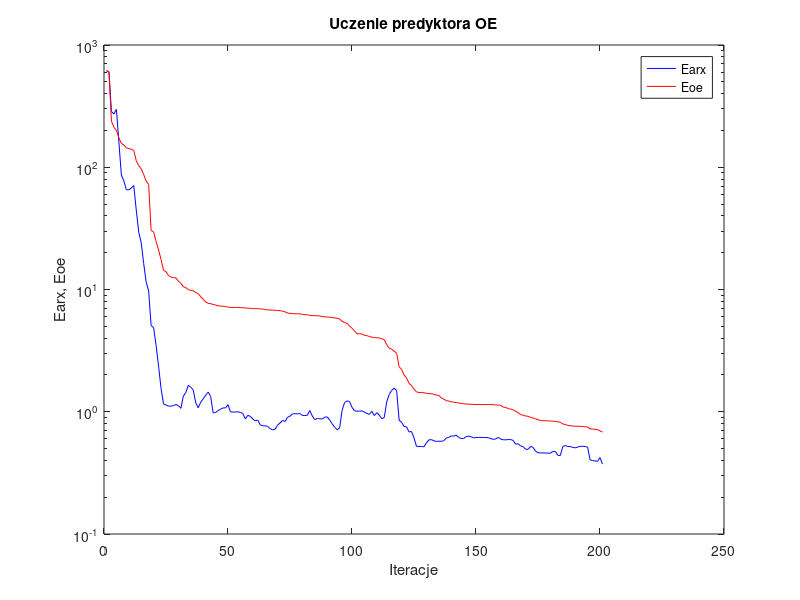
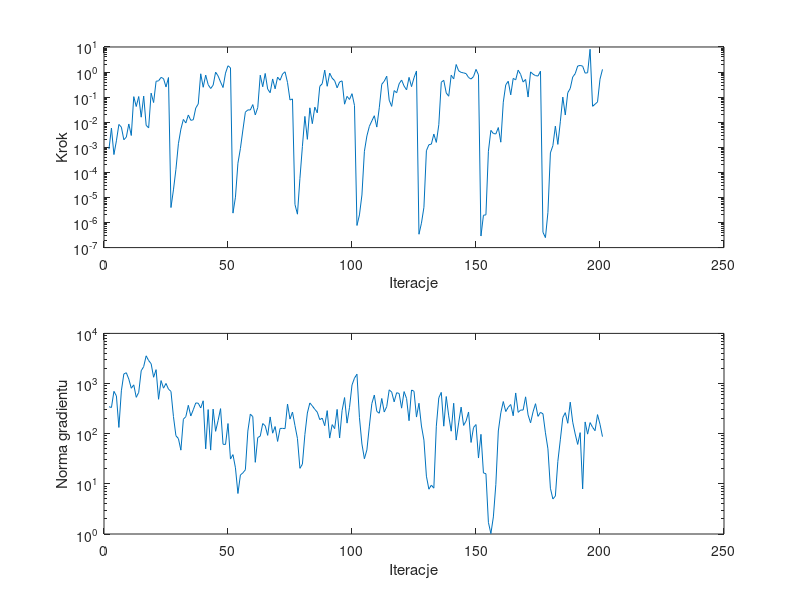

The MATLAB source for these figures, in order:
%uczenie predyktora oe
clear all;
n=0; farx(n+1)=6.139272e+002; foe(n+1)=6.199869e+002; wspucz(n+1)=0.000000e+000; ng(n+1)=0.000000e+000;
%odnowa zmiennej metryki
n=1; farx(n+1)=6.054493e+002; foe(n+1)=6.005286e+002; krok(n+1)=8.446781e-004; ng(n+1)=3.451795e+002;
n=2; farx(n+1)=2.847154e+002; foe(n+1)=2.381285e+002; krok(n+1)=5.843731e-003; ng(n+1)=3.326664e+002;
n=3; farx(n+1)=2.733532e+002; foe(n+1)=2.126539e+002; krok(n+1)=5.127695e-004; ng(n+1)=6.989622e+002;
n=4; farx(n+1)=2.974459e+002; foe(n+1)=1.997219e+002; krok(n+1)=1.812955e-003; ng(n+1)=5.672888e+002;
n=5; farx(n+1)=1.609505e+002; foe(n+1)=1.739561e+002; krok(n+1)=8.130648e-003; ng(n+1)=1.333812e+002;
n=6; farx(n+1)=8.640595e+001; foe(n+1)=1.566253e+002; krok(n+1)=6.374691e-003; ng(n+1)=7.159721e+002;
n=7; farx(n+1)=7.740544e+001; foe(n+1)=1.521619e+002; krok(n+1)=1.997714e-003; ng(n+1)=1.553847e+003;
n=8; farx(n+1)=6.560413e+001; foe(n+1)=1.443363e+002; krok(n+1)=2.547833e-003; ng(n+1)=1.642576e+003;
n=9; farx(n+1)=6.524167e+001; foe(n+1)=1.420361e+002; krok(n+1)=8.510569e-003; ng(n+1)=1.226093e+003;
n=10; farx(n+1)=6.761753e+001; foe(n+1)=1.405411e+002; krok(n+1)=2.953444e-003; ng(n+1)=8.057668e+002;
n=11; farx(n+1)=7.085859e+001; foe(n+1)=1.371020e+002; krok(n+1)=1.047148e-001; ng(n+1)=9.419992e+002;
n=12; farx(n+1)=4.480322e+001; foe(n+1)=1.129972e+002; krok(n+1)=4.226038e-002; ng(n+1)=5.309840e+002;
n=13; farx(n+1)=2.941798e+001; foe(n+1)=1.030599e+002; krok(n+1)=1.057221e-001; ng(n+1)=6.682130e+002;
n=14; farx(n+1)=2.415279e+001; foe(n+1)=9.720208e+001; krok(n+1)=1.586357e-002; ng(n+1)=1.797596e+003;
n=15; farx(n+1)=1.630757e+001; foe(n+1)=8.707742e+001; krok(n+1)=1.102898e-001; ng(n+1)=2.173601e+003;
n=16; farx(n+1)=1.154652e+001; foe(n+1)=7.729893e+001; krok(n+1)=7.530795e-003; ng(n+1)=3.573308e+003;
n=17; farx(n+1)=9.723872e+000; foe(n+1)=7.237636e+001; krok(n+1)=5.945944e-003; ng(n+1)=2.870083e+003;
n=18; farx(n+1)=5.061360e+000; foe(n+1)=3.037211e+001; krok(n+1)=1.444834e-001; ng(n+1)=2.490054e+003;
n=19; farx(n+1)=4.871408e+000; foe(n+1)=2.958783e+001; krok(n+1)=6.084922e-002; ng(n+1)=1.335650e+003;
n=20; farx(n+1)=3.492197e+000; foe(n+1)=2.471808e+001; krok(n+1)=4.288049e-001; ng(n+1)=1.893122e+003;
n=21; farx(n+1)=2.362606e+000; foe(n+1)=2.107350e+001; krok(n+1)=4.461084e-001; ng(n+1)=4.857063e+002;
n=22; farx(n+1)=1.552976e+000; foe(n+1)=1.759983e+001; krok(n+1)=6.121507e-001; ng(n+1)=1.145327e+003;
n=23; farx(n+1)=1.159318e+000; foe(n+1)=1.431913e+001; krok(n+1)=5.491644e-001; ng(n+1)=8.088784e+002;
n=24; farx(n+1)=1.134929e+000; foe(n+1)=1.402806e+001; krok(n+1)=2.543102e-001; ng(n+1)=1.005050e+003;
n=25; farx(n+1)=1.111848e+000; foe(n+1)=1.302786e+001; krok(n+1)=6.046342e-001; ng(n+1)=7.725292e+002;
%odnowa zmiennej metryki
n=26; farx(n+1)=1.111372e+000; foe(n+1)=1.263290e+001; krok(n+1)=3.954660e-006; ng(n+1)=6.978928e+002;
n=27; farx(n+1)=1.122439e+000; foe(n+1)=1.252132e+001; krok(n+1)=2.003236e-005; ng(n+1)=2.198284e+002;
n=28; farx(n+1)=1.148223e+000; foe(n+1)=1.241262e+001; krok(n+1)=1.323622e-004; ng(n+1)=9.115805e+001;
n=29; farx(n+1)=1.120692e+000; foe(n+1)=1.170185e+001; krok(n+1)=1.387045e-003; ng(n+1)=7.992588e+001;
n=30; farx(n+1)=1.066603e+000; foe(n+1)=1.124773e+001; krok(n+1)=5.296999e-003; ng(n+1)=4.698004e+001;
n=31; farx(n+1)=1.344504e+000; foe(n+1)=1.053442e+001; krok(n+1)=1.289397e-002; ng(n+1)=1.943115e+002;
n=32; farx(n+1)=1.435319e+000; foe(n+1)=1.035981e+001; krok(n+1)=9.344559e-003; ng(n+1)=2.191036e+002;
n=33; farx(n+1)=1.645551e+000; foe(n+1)=9.962710e+000; krok(n+1)=1.945154e-002; ng(n+1)=3.685220e+002;
n=34; farx(n+1)=1.587145e+000; foe(n+1)=9.853934e+000; krok(n+1)=1.189189e-002; ng(n+1)=2.255484e+002;
n=35; farx(n+1)=1.504120e+000; foe(n+1)=9.766627e+000; krok(n+1)=1.251384e-002; ng(n+1)=3.006777e+002;
n=36; farx(n+1)=1.181492e+000; foe(n+1)=9.438824e+000; krok(n+1)=3.687875e-002; ng(n+1)=4.102455e+002;
n=37; farx(n+1)=1.078070e+000; foe(n+1)=9.240759e+000; krok(n+1)=5.344903e-002; ng(n+1)=4.056075e+002;
n=38; farx(n+1)=1.195468e+000; foe(n+1)=8.728468e+000; krok(n+1)=8.536620e-001; ng(n+1)=3.262886e+002;
n=39; farx(n+1)=1.276186e+000; foe(n+1)=8.302354e+000; krok(n+1)=2.475890e-001; ng(n+1)=4.529459e+002;
n=40; farx(n+1)=1.366186e+000; foe(n+1)=7.907293e+000; krok(n+1)=7.571876e-001; ng(n+1)=4.982814e+001;
n=41; farx(n+1)=1.448591e+000; foe(n+1)=7.711278e+000; krok(n+1)=3.143779e-001; ng(n+1)=3.027624e+002;
n=42; farx(n+1)=1.334998e+000; foe(n+1)=7.663724e+000; krok(n+1)=2.209722e-001; ng(n+1)=4.706831e+001;
n=43; farx(n+1)=9.814493e-001; foe(n+1)=7.549172e+000; krok(n+1)=2.981443e-001; ng(n+1)=3.093165e+002;
n=44; farx(n+1)=9.846696e-001; foe(n+1)=7.462095e+000; krok(n+1)=9.937721e-001; ng(n+1)=1.115724e+002;
n=45; farx(n+1)=1.023408e+000; foe(n+1)=7.359341e+000; krok(n+1)=7.011953e-001; ng(n+1)=1.826938e+002;
n=46; farx(n+1)=1.048852e+000; foe(n+1)=7.316635e+000; krok(n+1)=4.003408e-001; ng(n+1)=3.160413e+002;
n=47; farx(n+1)=1.073913e+000; foe(n+1)=7.293299e+000; krok(n+1)=2.418297e-001; ng(n+1)=6.154443e+001;
n=48; farx(n+1)=1.076058e+000; foe(n+1)=7.258357e+000; krok(n+1)=9.094531e-001; ng(n+1)=6.104974e+001;
n=49; farx(n+1)=1.142644e+000; foe(n+1)=7.170702e+000; krok(n+1)=1.782670e+000; ng(n+1)=1.595254e+002;
n=50; farx(n+1)=9.955818e-001; foe(n+1)=7.133249e+000; krok(n+1)=1.476581e+000; ng(n+1)=3.124139e+001;
%odnowa zmiennej metryki
n=51; farx(n+1)=9.957379e-001; foe(n+1)=7.132563e+000; krok(n+1)=2.369137e-006; ng(n+1)=3.826167e+001;
n=52; farx(n+1)=9.960024e-001; foe(n+1)=7.132113e+000; krok(n+1)=1.022121e-005; ng(n+1)=2.088891e+001;
n=53; farx(n+1)=9.985894e-001; foe(n+1)=7.131062e+000; krok(n+1)=2.322394e-004; ng(n+1)=6.422218e+000;
n=54; farx(n+1)=9.872676e-001; foe(n+1)=7.106154e+000; krok(n+1)=8.940659e-004; ng(n+1)=1.500036e+001;
n=55; farx(n+1)=9.678686e-001; foe(n+1)=7.095296e+000; krok(n+1)=4.884963e-003; ng(n+1)=1.656006e+001;
n=56; farx(n+1)=8.729704e-001; foe(n+1)=7.061507e+000; krok(n+1)=2.509977e-002; ng(n+1)=1.908462e+001;
n=57; farx(n+1)=9.357873e-001; foe(n+1)=7.032435e+000; krok(n+1)=3.095635e-002; ng(n+1)=1.128257e+002;
n=58; farx(n+1)=9.155992e-001; foe(n+1)=7.026584e+000; krok(n+1)=3.080352e-002; ng(n+1)=2.453804e+002;
n=59; farx(n+1)=8.727149e-001; foe(n+1)=6.979650e+000; krok(n+1)=5.042484e-002; ng(n+1)=2.188621e+002;
n=60; farx(n+1)=8.416415e-001; foe(n+1)=6.975982e+000; krok(n+1)=1.952078e-002; ng(n+1)=2.687617e+001;
n=61; farx(n+1)=8.550240e-001; foe(n+1)=6.972861e+000; krok(n+1)=3.863769e-002; ng(n+1)=8.384347e+001;
n=62; farx(n+1)=7.789733e-001; foe(n+1)=6.932766e+000; krok(n+1)=7.491049e-001; ng(n+1)=8.930339e+001;
n=63; farx(n+1)=7.678275e-001; foe(n+1)=6.917772e+000; krok(n+1)=2.589664e-001; ng(n+1)=1.593761e+002;
n=64; farx(n+1)=7.671277e-001; foe(n+1)=6.846775e+000; krok(n+1)=8.800280e-001; ng(n+1)=1.437548e+002;
n=65; farx(n+1)=7.587384e-001; foe(n+1)=6.814759e+000; krok(n+1)=2.093785e-001; ng(n+1)=9.261477e+001;
n=66; farx(n+1)=7.273591e-001; foe(n+1)=6.790460e+000; krok(n+1)=1.501755e-001; ng(n+1)=2.158524e+002;
n=67; farx(n+1)=7.114262e-001; foe(n+1)=6.773141e+000; krok(n+1)=5.312625e-001; ng(n+1)=1.023764e+002;
n=68; farx(n+1)=7.210088e-001; foe(n+1)=6.761809e+000; krok(n+1)=2.143812e-001; ng(n+1)=1.389200e+002;
n=69; farx(n+1)=7.781661e-001; foe(n+1)=6.736128e+000; krok(n+1)=6.290754e-001; ng(n+1)=7.014449e+001;
n=70; farx(n+1)=8.097827e-001; foe(n+1)=6.710652e+000; krok(n+1)=4.714530e-001; ng(n+1)=1.272496e+002;
n=71; farx(n+1)=8.486372e-001; foe(n+1)=6.655831e+000; krok(n+1)=8.375141e-001; ng(n+1)=1.277394e+002;
n=72; farx(n+1)=8.335918e-001; foe(n+1)=6.564670e+000; krok(n+1)=1.025225e+000; ng(n+1)=1.261348e+002;
n=73; farx(n+1)=9.015117e-001; foe(n+1)=6.416415e+000; krok(n+1)=3.806077e-001; ng(n+1)=3.905816e+002;
n=74; farx(n+1)=9.200141e-001; foe(n+1)=6.374645e+000; krok(n+1)=7.694633e-002; ng(n+1)=1.956155e+002;
n=75; farx(n+1)=9.618663e-001; foe(n+1)=6.349255e+000; krok(n+1)=8.470464e-002; ng(n+1)=2.704988e+002;
%odnowa zmiennej metryki
n=76; farx(n+1)=9.623877e-001; foe(n+1)=6.336262e+000; krok(n+1)=5.250665e-006; ng(n+1)=1.452909e+002;
n=77; farx(n+1)=9.625460e-001; foe(n+1)=6.334236e+000; krok(n+1)=2.150021e-006; ng(n+1)=8.038237e+001;
n=78; farx(n+1)=9.661239e-001; foe(n+1)=6.331515e+000; krok(n+1)=5.755042e-005; ng(n+1)=2.039254e+001;
n=79; farx(n+1)=9.336702e-001; foe(n+1)=6.254902e+000; krok(n+1)=1.085685e-003; ng(n+1)=2.467736e+001;
n=80; farx(n+1)=9.311652e-001; foe(n+1)=6.227402e+000; krok(n+1)=1.706649e-002; ng(n+1)=9.609635e+001;
n=81; farx(n+1)=9.374125e-001; foe(n+1)=6.211652e+000; krok(n+1)=2.075244e-003; ng(n+1)=2.583849e+002;
n=82; farx(n+1)=1.022621e+000; foe(n+1)=6.150877e+000; krok(n+1)=3.743558e-002; ng(n+1)=4.106382e+002;
n=83; farx(n+1)=9.207151e-001; foe(n+1)=6.115775e+000; krok(n+1)=8.751130e-003; ng(n+1)=3.583499e+002;
n=84; farx(n+1)=8.635240e-001; foe(n+1)=6.107005e+000; krok(n+1)=3.979978e-002; ng(n+1)=3.061921e+002;
n=85; farx(n+1)=8.812423e-001; foe(n+1)=6.101748e+000; krok(n+1)=2.366103e-002; ng(n+1)=2.688565e+002;
n=86; farx(n+1)=8.746428e-001; foe(n+1)=6.072646e+000; krok(n+1)=2.682636e-001; ng(n+1)=1.905463e+002;
n=87; farx(n+1)=8.739979e-001; foe(n+1)=6.011195e+000; krok(n+1)=3.444314e-001; ng(n+1)=2.044777e+002;
n=88; farx(n+1)=9.028722e-001; foe(n+1)=5.975567e+000; krok(n+1)=1.196555e+000; ng(n+1)=1.442331e+002;
n=89; farx(n+1)=9.068857e-001; foe(n+1)=5.958234e+000; krok(n+1)=2.711458e-001; ng(n+1)=2.883884e+002;
n=90; farx(n+1)=8.565847e-001; foe(n+1)=5.934534e+000; krok(n+1)=9.073805e-001; ng(n+1)=8.177411e+001;
n=91; farx(n+1)=7.971658e-001; foe(n+1)=5.897781e+000; krok(n+1)=5.692710e-001; ng(n+1)=1.517931e+002;
n=92; farx(n+1)=7.470818e-001; foe(n+1)=5.857370e+000; krok(n+1)=4.536903e-001; ng(n+1)=1.260519e+002;
n=93; farx(n+1)=7.130640e-001; foe(n+1)=5.813104e+000; krok(n+1)=2.357265e-001; ng(n+1)=3.051710e+002;
n=94; farx(n+1)=7.362262e-001; foe(n+1)=5.745571e+000; krok(n+1)=4.044487e-001; ng(n+1)=8.224961e+001;
n=95; farx(n+1)=1.026146e+000; foe(n+1)=5.494893e+000; krok(n+1)=4.446475e-001; ng(n+1)=2.882900e+002;
n=96; farx(n+1)=1.190074e+000; foe(n+1)=5.369032e+000; krok(n+1)=5.235740e-002; ng(n+1)=5.254541e+002;
n=97; farx(n+1)=1.226140e+000; foe(n+1)=5.291751e+000; krok(n+1)=1.071906e-001; ng(n+1)=1.625346e+002;
n=98; farx(n+1)=1.213969e+000; foe(n+1)=5.021657e+000; krok(n+1)=8.100548e-002; ng(n+1)=3.364321e+002;
n=99; farx(n+1)=1.086962e+000; foe(n+1)=4.815643e+000; krok(n+1)=1.372747e-001; ng(n+1)=9.353707e+002;
n=100; farx(n+1)=1.017955e+000; foe(n+1)=4.587239e+000; krok(n+1)=4.663645e-002; ng(n+1)=1.282780e+003;
%odnowa zmiennej metryki
n=101; farx(n+1)=1.012482e+000; foe(n+1)=4.348194e+000; krok(n+1)=7.623202e-007; ng(n+1)=1.536604e+003;
n=102; farx(n+1)=1.012183e+000; foe(n+1)=4.338521e+000; krok(n+1)=2.005215e-006; ng(n+1)=2.097887e+002;
n=103; farx(n+1)=1.017611e+000; foe(n+1)=4.332005e+000; krok(n+1)=1.253880e-005; ng(n+1)=6.236664e+001;
n=104; farx(n+1)=9.923807e-001; foe(n+1)=4.220393e+000; krok(n+1)=6.935224e-004; ng(n+1)=3.164275e+001;
n=105; farx(n+1)=9.696364e-001; foe(n+1)=4.195197e+000; krok(n+1)=2.823736e-003; ng(n+1)=4.748704e+001;
n=106; farx(n+1)=9.515924e-001; foe(n+1)=4.122654e+000; krok(n+1)=6.853004e-003; ng(n+1)=1.417221e+002;
n=107; farx(n+1)=1.008533e+000; foe(n+1)=4.076548e+000; krok(n+1)=1.127471e-002; ng(n+1)=3.995186e+002;
n=108; farx(n+1)=9.310005e-001; foe(n+1)=4.040102e+000; krok(n+1)=1.813820e-002; ng(n+1)=5.907251e+002;
n=109; farx(n+1)=9.825106e-001; foe(n+1)=4.034895e+000; krok(n+1)=6.399091e-003; ng(n+1)=2.789262e+002;
n=110; farx(n+1)=9.376252e-001; foe(n+1)=4.014193e+000; krok(n+1)=3.786424e-002; ng(n+1)=2.558537e+002;
n=111; farx(n+1)=8.775680e-001; foe(n+1)=3.958671e+000; krok(n+1)=3.262230e-001; ng(n+1)=5.042153e+002;
n=112; farx(n+1)=8.967634e-001; foe(n+1)=3.892057e+000; krok(n+1)=4.310227e-001; ng(n+1)=2.705654e+002;
n=113; farx(n+1)=1.203669e+000; foe(n+1)=3.534539e+000; krok(n+1)=6.843317e-001; ng(n+1)=3.464788e+002;
n=114; farx(n+1)=1.386055e+000; foe(n+1)=3.323742e+000; krok(n+1)=7.557928e-002; ng(n+1)=7.491582e+002;
n=115; farx(n+1)=1.494079e+000; foe(n+1)=3.242841e+000; krok(n+1)=4.277073e-002; ng(n+1)=6.758664e+002;
n=116; farx(n+1)=1.560062e+000; foe(n+1)=3.134008e+000; krok(n+1)=1.827549e-001; ng(n+1)=4.319372e+002;
n=117; farx(n+1)=1.493062e+000; foe(n+1)=3.008412e+000; krok(n+1)=1.487967e-001; ng(n+1)=6.562844e+002;
n=118; farx(n+1)=8.545404e-001; foe(n+1)=2.334045e+000; krok(n+1)=3.403631e-001; ng(n+1)=6.349331e+002;
n=119; farx(n+1)=8.189984e-001; foe(n+1)=2.217491e+000; krok(n+1)=4.810883e-001; ng(n+1)=3.230533e+002;
n=120; farx(n+1)=7.579762e-001; foe(n+1)=1.998067e+000; krok(n+1)=2.760258e-001; ng(n+1)=6.913948e+002;
n=121; farx(n+1)=7.520598e-001; foe(n+1)=1.890559e+000; krok(n+1)=1.951976e-001; ng(n+1)=5.029673e+002;
n=122; farx(n+1)=6.831364e-001; foe(n+1)=1.707302e+000; krok(n+1)=6.144464e-001; ng(n+1)=1.814689e+002;
n=123; farx(n+1)=6.897068e-001; foe(n+1)=1.639901e+000; krok(n+1)=2.624788e-001; ng(n+1)=7.433583e+002;
n=124; farx(n+1)=6.112799e-001; foe(n+1)=1.526939e+000; krok(n+1)=5.907855e-001; ng(n+1)=7.015761e+002;
n=125; farx(n+1)=5.207087e-001; foe(n+1)=1.453578e+000; krok(n+1)=1.104103e+000; ng(n+1)=2.146028e+002;
%odnowa zmiennej metryki
n=126; farx(n+1)=5.206779e-001; foe(n+1)=1.438174e+000; krok(n+1)=3.410129e-007; ng(n+1)=4.045726e+002;
n=127; farx(n+1)=5.199147e-001; foe(n+1)=1.434772e+000; krok(n+1)=9.415455e-007; ng(n+1)=1.422008e+002;
n=128; farx(n+1)=5.170683e-001; foe(n+1)=1.431097e+000; krok(n+1)=4.053211e-006; ng(n+1)=7.456088e+001;
n=129; farx(n+1)=5.557708e-001; foe(n+1)=1.414922e+000; krok(n+1)=7.295556e-004; ng(n+1)=1.423235e+001;
n=130; farx(n+1)=5.883274e-001; foe(n+1)=1.408814e+000; krok(n+1)=1.265228e-003; ng(n+1)=7.819251e+000;
n=131; farx(n+1)=5.914448e-001; foe(n+1)=1.405099e+000; krok(n+1)=1.336585e-003; ng(n+1)=9.439570e+000;
n=132; farx(n+1)=5.796266e-001; foe(n+1)=1.390891e+000; krok(n+1)=3.367365e-003; ng(n+1)=8.213530e+000;
n=133; farx(n+1)=5.717435e-001; foe(n+1)=1.368358e+000; krok(n+1)=1.568736e-003; ng(n+1)=1.411622e+002;
n=134; farx(n+1)=5.742545e-001; foe(n+1)=1.363247e+000; krok(n+1)=7.932207e-003; ng(n+1)=5.207379e+002;
n=135; farx(n+1)=5.726721e-001; foe(n+1)=1.296549e+000; krok(n+1)=3.923690e-001; ng(n+1)=6.661294e+002;
n=136; farx(n+1)=5.796858e-001; foe(n+1)=1.270559e+000; krok(n+1)=4.686024e-001; ng(n+1)=1.412967e+002;
n=137; farx(n+1)=6.092448e-001; foe(n+1)=1.232193e+000; krok(n+1)=1.468011e-001; ng(n+1)=5.509410e+002;
n=138; farx(n+1)=6.170277e-001; foe(n+1)=1.223055e+000; krok(n+1)=1.088038e-001; ng(n+1)=2.268661e+002;
n=139; farx(n+1)=6.337924e-001; foe(n+1)=1.206167e+000; krok(n+1)=7.491049e-001; ng(n+1)=1.121541e+002;
n=140; farx(n+1)=6.320207e-001; foe(n+1)=1.196976e+000; krok(n+1)=5.327344e-001; ng(n+1)=4.046821e+002;
n=141; farx(n+1)=6.435675e-001; foe(n+1)=1.189157e+000; krok(n+1)=2.002307e+000; ng(n+1)=7.460788e+001;
n=142; farx(n+1)=6.168560e-001; foe(n+1)=1.179638e+000; krok(n+1)=1.120145e+000; ng(n+1)=1.640454e+002;
n=143; farx(n+1)=6.045244e-001; foe(n+1)=1.172116e+000; krok(n+1)=9.709553e-001; ng(n+1)=3.390094e+002;
n=144; farx(n+1)=6.034926e-001; foe(n+1)=1.164186e+000; krok(n+1)=9.270274e-001; ng(n+1)=1.462273e+002;
n=145; farx(n+1)=6.264773e-001; foe(n+1)=1.157066e+000; krok(n+1)=8.674420e-001; ng(n+1)=1.794537e+002;
n=146; farx(n+1)=6.323181e-001; foe(n+1)=1.154018e+000; krok(n+1)=6.071167e-001; ng(n+1)=2.708888e+002;
n=147; farx(n+1)=6.242568e-001; foe(n+1)=1.151240e+000; krok(n+1)=5.271762e-001; ng(n+1)=6.690135e+001;
n=148; farx(n+1)=6.119527e-001; foe(n+1)=1.148614e+000; krok(n+1)=6.614848e-001; ng(n+1)=1.331256e+002;
n=149; farx(n+1)=6.144275e-001; foe(n+1)=1.146868e+000; krok(n+1)=1.280929e+000; ng(n+1)=1.521808e+002;
n=150; farx(n+1)=6.163895e-001; foe(n+1)=1.145511e+000; krok(n+1)=7.748658e-001; ng(n+1)=3.272354e+001;
%odnowa zmiennej metryki
n=151; farx(n+1)=6.163322e-001; foe(n+1)=1.145168e+000; krok(n+1)=2.891190e-007; ng(n+1)=9.717306e+001;
n=152; farx(n+1)=6.161267e-001; foe(n+1)=1.145111e+000; krok(n+1)=1.948244e-006; ng(n+1)=1.649043e+001;
n=153; farx(n+1)=6.157185e-001; foe(n+1)=1.145047e+000; krok(n+1)=2.028179e-006; ng(n+1)=1.595140e+001;
n=154; farx(n+1)=6.129947e-001; foe(n+1)=1.144702e+000; krok(n+1)=6.935224e-004; ng(n+1)=1.707073e+000;
n=155; farx(n+1)=6.028819e-001; foe(n+1)=1.143933e+000; krok(n+1)=4.723705e-003; ng(n+1)=1.019862e+000;
n=156; farx(n+1)=5.942138e-001; foe(n+1)=1.142217e+000; krok(n+1)=3.544455e-003; ng(n+1)=2.190275e+000;
n=157; farx(n+1)=6.008121e-001; foe(n+1)=1.136672e+000; krok(n+1)=3.401267e-003; ng(n+1)=9.787966e+000;
n=158; farx(n+1)=6.176901e-001; foe(n+1)=1.131932e+000; krok(n+1)=6.130766e-003; ng(n+1)=1.133958e+002;
n=159; farx(n+1)=5.966722e-001; foe(n+1)=1.127836e+000; krok(n+1)=1.597633e-003; ng(n+1)=2.603093e+002;
n=160; farx(n+1)=5.902154e-001; foe(n+1)=1.091723e+000; krok(n+1)=6.298813e-002; ng(n+1)=4.377637e+002;
n=161; farx(n+1)=5.889358e-001; foe(n+1)=1.084901e+000; krok(n+1)=3.103642e-001; ng(n+1)=2.765054e+002;
n=162; farx(n+1)=5.926444e-001; foe(n+1)=1.060050e+000; krok(n+1)=4.306047e-001; ng(n+1)=3.378689e+002;
n=163; farx(n+1)=5.921415e-001; foe(n+1)=1.051509e+000; krok(n+1)=1.230771e-001; ng(n+1)=3.821983e+002;
n=164; farx(n+1)=5.822686e-001; foe(n+1)=1.037262e+000; krok(n+1)=5.596492e-001; ng(n+1)=2.277924e+002;
n=165; farx(n+1)=5.422497e-001; foe(n+1)=1.005755e+000; krok(n+1)=4.887823e-001; ng(n+1)=6.491337e+002;
n=166; farx(n+1)=5.474194e-001; foe(n+1)=9.838681e-001; krok(n+1)=1.194064e+000; ng(n+1)=2.663799e+002;
n=167; farx(n+1)=5.254394e-001; foe(n+1)=9.467870e-001; krok(n+1)=8.055989e-001; ng(n+1)=2.959477e+002;
n=168; farx(n+1)=5.173711e-001; foe(n+1)=9.386799e-001; krok(n+1)=4.004429e-001; ng(n+1)=2.964233e+002;
n=169; farx(n+1)=4.933562e-001; foe(n+1)=9.230998e-001; krok(n+1)=5.076613e-001; ng(n+1)=5.432995e+002;
n=170; farx(n+1)=4.928476e-001; foe(n+1)=9.180449e-001; krok(n+1)=1.008497e-001; ng(n+1)=2.369975e+002;
n=171; farx(n+1)=5.205322e-001; foe(n+1)=8.990256e-001; krok(n+1)=1.015323e+000; ng(n+1)=1.645842e+002;
n=172; farx(n+1)=5.115258e-001; foe(n+1)=8.891592e-001; krok(n+1)=8.221024e-001; ng(n+1)=2.727558e+002;
n=173; farx(n+1)=4.761505e-001; foe(n+1)=8.748813e-001; krok(n+1)=7.215816e-001; ng(n+1)=3.965664e+002;
n=174; farx(n+1)=4.621787e-001; foe(n+1)=8.608640e-001; krok(n+1)=6.954939e-001; ng(n+1)=2.215141e+002;
n=175; farx(n+1)=4.604282e-001; foe(n+1)=8.476703e-001; krok(n+1)=1.084583e+000; ng(n+1)=2.667722e+002;
%odnowa zmiennej metryki
n=176; farx(n+1)=4.603145e-001; foe(n+1)=8.445643e-001; krok(n+1)=4.082622e-007; ng(n+1)=2.489439e+002;
n=177; farx(n+1)=4.601824e-001; foe(n+1)=8.441562e-001; krok(n+1)=2.503193e-007; ng(n+1)=1.040715e+002;
n=178; farx(n+1)=4.586542e-001; foe(n+1)=8.430450e-001; krok(n+1)=2.548789e-006; ng(n+1)=4.990737e+001;
n=179; farx(n+1)=4.577709e-001; foe(n+1)=8.390128e-001; krok(n+1)=5.985093e-004; ng(n+1)=8.183047e+000;
n=180; farx(n+1)=4.737632e-001; foe(n+1)=8.371785e-001; krok(n+1)=1.163400e-003; ng(n+1)=4.990225e+000;
n=181; farx(n+1)=4.731314e-001; foe(n+1)=8.329795e-001; krok(n+1)=6.980962e-003; ng(n+1)=5.702525e+000;
n=182; farx(n+1)=4.401011e-001; foe(n+1)=8.283929e-001; krok(n+1)=1.304868e-003; ng(n+1)=2.806965e+001;
n=183; farx(n+1)=4.386295e-001; foe(n+1)=8.201933e-001; krok(n+1)=1.042882e-002; ng(n+1)=7.552541e+001;
n=184; farx(n+1)=5.189295e-001; foe(n+1)=7.945184e-001; krok(n+1)=1.005024e-001; ng(n+1)=2.097308e+002;
n=185; farx(n+1)=5.300360e-001; foe(n+1)=7.864971e-001; krok(n+1)=1.938023e-002; ng(n+1)=2.626990e+002;
n=186; farx(n+1)=5.190905e-001; foe(n+1)=7.735397e-001; krok(n+1)=1.501755e-001; ng(n+1)=1.613866e+002;
n=187; farx(n+1)=5.192586e-001; foe(n+1)=7.680640e-001; krok(n+1)=2.224394e-001; ng(n+1)=4.251063e+002;
n=188; farx(n+1)=5.113524e-001; foe(n+1)=7.633304e-001; krok(n+1)=6.349517e-001; ng(n+1)=1.696366e+002;
n=189; farx(n+1)=5.066260e-001; foe(n+1)=7.617303e-001; krok(n+1)=8.635342e-001; ng(n+1)=9.857729e+001;
n=190; farx(n+1)=5.140210e-001; foe(n+1)=7.610583e-001; krok(n+1)=1.741449e+000; ng(n+1)=6.109131e+001;
n=191; farx(n+1)=5.208988e-001; foe(n+1)=7.598512e-001; krok(n+1)=1.835160e+000; ng(n+1)=1.050031e+002;
n=192; farx(n+1)=5.219778e-001; foe(n+1)=7.573348e-001; krok(n+1)=1.727583e+000; ng(n+1)=7.918508e+000;
n=193; farx(n+1)=5.201677e-001; foe(n+1)=7.545683e-001; krok(n+1)=9.072770e-001; ng(n+1)=1.715947e+002;
n=194; farx(n+1)=5.135793e-001; foe(n+1)=7.512909e-001; krok(n+1)=9.372047e-001; ng(n+1)=9.801780e+001;
n=195; farx(n+1)=4.038567e-001; foe(n+1)=7.241848e-001; krok(n+1)=8.104998e+000; ng(n+1)=1.665247e+002;
n=196; farx(n+1)=3.993492e-001; foe(n+1)=7.224485e-001; krok(n+1)=4.312599e-002; ng(n+1)=1.344755e+002;
n=197; farx(n+1)=3.952655e-001; foe(n+1)=7.188367e-001; krok(n+1)=5.223014e-002; ng(n+1)=1.147874e+002;
n=198; farx(n+1)=3.933867e-001; foe(n+1)=7.136569e-001; krok(n+1)=6.442938e-002; ng(n+1)=2.401753e+002;
n=199; farx(n+1)=4.214096e-001; foe(n+1)=6.978280e-001; krok(n+1)=5.202472e-001; ng(n+1)=1.542548e+002;
n=200; farx(n+1)=3.731344e-001; foe(n+1)=6.818682e-001; krok(n+1)=1.280117e+000; ng(n+1)=8.739490e+001;

figure; semilogy(farx,'b'); hold on; semilogy(foe,'r'); xlabel('Iteracje'); ylabel('Earx, Eoe'); legend('Earx','Eoe'); title('Uczenie predyktora OE');
figure; subplot(2,1,1); semilogy(krok); xlabel('Iteracje'); ylabel('Krok');
subplot(2,1,2); semilogy(ng); xlabel('Iteracje'); ylabel('Norma gradientu');
Earx=farx(n+1)
Eoe=foe(n+1)
